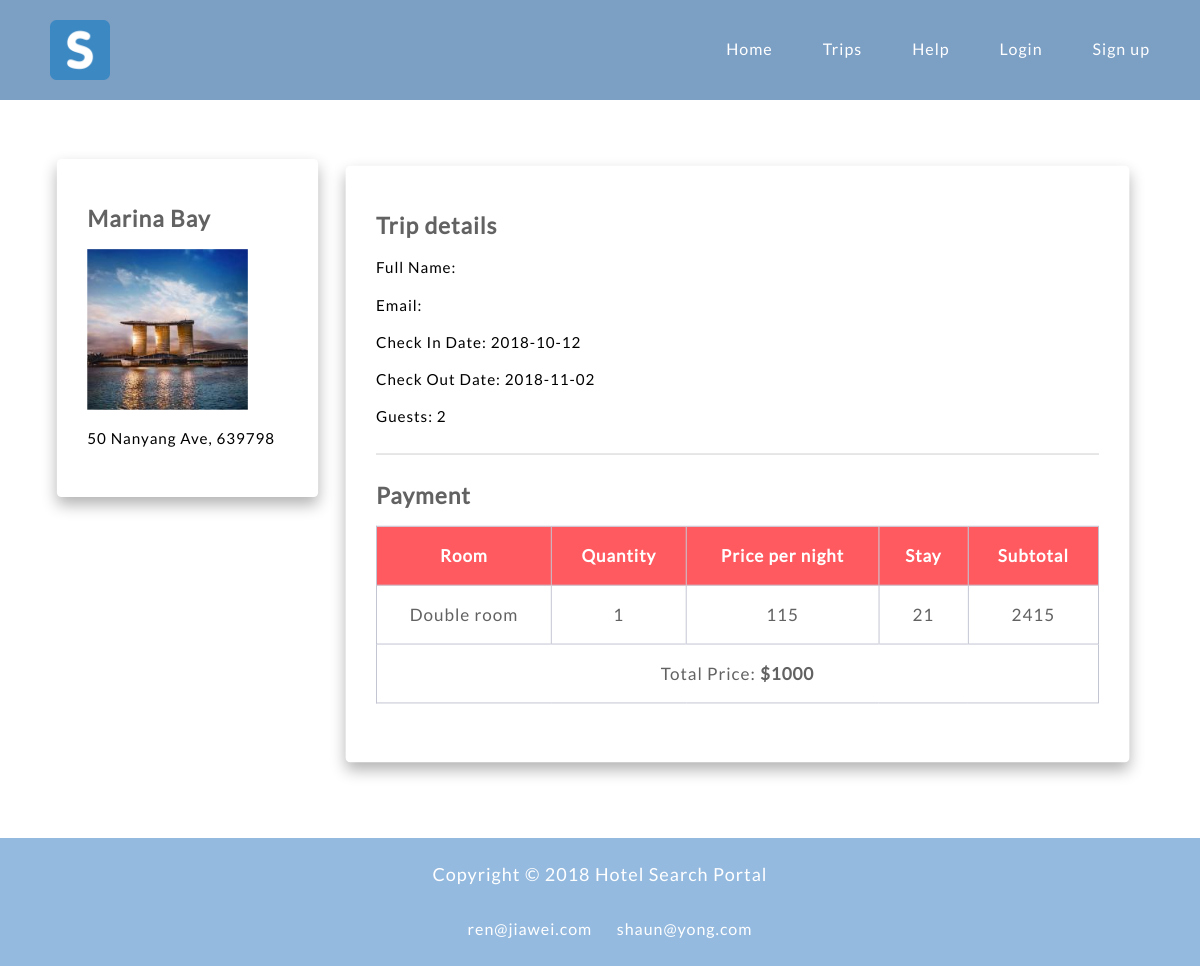
The app's page /HotelSearch/booking_detail.php?booking_id=59d085 with its own data.
### tables this page shows
CREATE TABLE `hotel_search` (
  `hotelname` char(30) NOT NULL,
  `detail` text NOT NULL,
  `parking` char(10) NOT NULL,
  `pic_link` char(100) NOT NULL,
  `breakfast` char(10) NOT NULL,
  `location` char(100) NOT NULL,
  `price` float(6,2) DEFAULT NULL,
  `star_ratings` int(11) DEFAULT NULL,
  `address` char(50) NOT NULL,
  `number_of_review` int(11) NOT NULL,
  `review_score` float NOT NULL
);

CREATE TABLE `trips` (
  `username` char(30) NOT NULL,
  `hotel` char(30) NOT NULL,
  `check_in` date NOT NULL,
  `check_out` date NOT NULL,
  `people` int(11) NOT NULL,
  `total_price` float NOT NULL,
  `id` char(50) NOT NULL,
  `single_price` int(11) NOT NULL,
  `double_price` int(11) NOT NULL,
  `single_cnt` int(11) NOT NULL,
  `double_cnt` int(11) NOT NULL,
  `reviewed` tinyint(4) NOT NULL DEFAULT '0'
);

### HotelSearch/booking_detail.php (the view, shortened to what this page needs)
<?php
include "dbconnect.php";
$booking_id= $_GET['booking_id'];
$query = "SELECT * FROM trips LEFT JOIN hotel_search ON trips.hotel= hotel_search.hotelname WHERE id  LIKE '$booking_id'";
$result = mysqli_query($dbcnx,$query);
$row = $result->fetch_assoc();
$double = $row['double_cnt'];
$specific_hotel = $row['hotel'];
$check_in_date = $row['check_in'];
$check_out_date = $row['check_out'];
$people_count = $row['people'];
$double_price = $row['single_price'];
$total_price = $row['total_price'];
$period = (int)date_diff(date_create($check_in_date), date_create($check_out_date))->format("%R%a");
$result = mysqli_query($dbcnx,"SELECT * FROM hotel_search WHERE hotelname  LIKE '%$specific_hotel%'");
$hotel_info = $result->fetch_assoc();
?>
<!DOCTYPE html>
<html lang="en">
	<head>
		<link rel="stylesheet" type="text/css" href="css/main.css">
	</head>
	<body>
		<section class="short_color hero">
			<header>
				<div class="wrapper">
					<a href="index.php"><img src="img/letter-s.png" class="logo" alt="" title=""/></a>
					<nav>
						<ul>
							<li><a href="index.php">Home</a></li>
							<li><a href="trips.php">Trips</a></li>
							<li><a href="help.php">Help</a></li>
							<?php
							if (isset($_SESSION['valid_user']))
							{
							?>
							<li><a href="#">
								<b>
								<?php echo $_SESSION['valid_user']  ?>
								</b>
							</a></li>
							<li><a href="logout.php">Log out</a></li>
							<?php }
							else{
							?>
							<li><a href="login.php?type=log_in">Login</a></li>
							<li><a href="login.php?type=sign_up">Sign up</a></li>
							<?php }
							?>
						</ul>
					</nav>
				</div>
			</header>
		</section>
	   <div class="wrapper">
			  <div id="leftcolumn">
					<div class="card">
						<div class="content">
				      <h2><?php echo $hotel_info['hotelname'];  ?></h2>
							<img src="<?php echo "img/".$hotel_info['pic_link'];  ?> " alt="" title="" class="rate_hotel"/>
							<h4><?php echo $hotel_info['address']; ?></h4>
						</div>
					</div>
				</div>
			<div id="rightcolumn">
				<div class="card">
					<div class="content">
						<h2> Trip details</h2>
						<h4>Full Name: <?php echo $_SESSION['valid_user'] ?></h4>
						<h4>Email: <?php echo $_SESSION['valid_email'] ?></h4>
						<h4>Check In Date: <?php echo $check_in_date ?></h4>
						<h4>Check Out Date: <?php echo $check_out_date ?> </h4>
						<h4>Guests: <?php echo $people_count ?></h4>
						<h2>Payment</h2>
						<form action="submit_booking.php" method="post">
							<table>
								<tr><th>Room</th><th>Quantity</th><th>Price per night</th><th>Stay</th><th>Subtotal</th></tr>
								<?php
							if($double!=0)
							{
								?>
								<tr>
									<td>Double room</td>
									<td><?php echo $double?></td>
									<td><?php echo $double*$double_price ?></td>
									<td><?php echo $period ?></td>
									<td><?php echo $double*$double_price*$period ?></td>
								</tr>
								<?php
							}
							 ?>
							 <tr><td colspan="5">Total Price: <b>$<?php echo $total_price  ?></b></td></tr>
						 </table>
						</form>
					</div>
				</div>
			</div>
		</div>
	</body>
	<footer>
		Copyright &copy; 2018 Hotel Search Portal
	  <br>
	  <a href="mailto:ren@jiawei.com">ren@jiawei.com</a> <a href="mailto:shaun@yong.com">shaun@yong.com</a>
	</footer>
</html>

### HotelSearch/css/main.css (style rules this page uses)
body { background: #fff; margin: 0; }
.wrapper { width: 1100px; margin: 0 auto; position: relative; }
h1, h2, h3, h4, h5 ,h6 { color: #626262; font-family: "lato-regular", Helvetica, Arial, sans-serif; letter-spacing: 1px; }
h2 { font-size: 1.5em; margin: .75em 0 }
h1, h2, h3, h4, h5, h6 { font-weight: bolder }
h4,h5 { color: #000000; font-weight:normal; }
#leftcolumn { float: left; width: 25%; padding-top: 50px; padding-bottom: 60px; }
#rightcolumn { float: left; width: 75%; padding-top: 50px; padding-bottom: 60px; }
.card { box-shadow: 0rem .5rem 1rem rgba(0,0,0,.3); background-color: #fff; width: 100%; border-radius: 0.3rem; transition: all .2s ease-in-out; transform: scale(0.95); }
.content { padding: 2rem; }
.content table { background: white; border-radius:3px; border-collapse: collapse; margin-bottom: 30px; padding:5px; width: 100%; }
.content img { width: 100%; height: auto!important; vertical-align: top; }
tr { border: 1px solid #C1C3D1; color: #626262; font-family: "lato-regular", Helvetica, Arial, sans-serif; letter-spacing: 1px; font-size:18px; font-weight:normal; }
th { padding:20px; text-align:center; vertical-align:middle; border-right: 1px solid #C1C3D1; background-color:#ff5a60; color:#fff }
td { background:#FFFFFF; padding:20px; text-align:center; vertical-align:middle; border-right: 1px solid #C1C3D1; }
header { width: 100%; height: 100px; background: rgba(28, 54, 85, .2); }
header .logo { height: 60px; width: 60px; margin-top: 20px; float: left; }
header nav { float: right; }
header nav ul { margin-top: 40px; list-style: none; overflow: hidden; float: left; }
header nav ul li { float: left; margin-left: 50px; }
header nav ul li a, header nav .login_btn { text-decoration: none; color: #fff; font-family: "lato-regular", Helvetica, Arial, sans-serif; font-size: 16px; letter-spacing: 1px; }
.hero { width: 100%; }
.short_color { height: 100px; position: relative; background-color: #95badf; }
img.rate_hotel { width: 80%; height: auto!important; vertical-align: top; }
.listings ul li .property_details h1,h2,h3,h4,h5,h6 { text-align: left; }
footer { clear: both; position: relative; z-index: 10; height: 6em; margin-top: 0em; width: 100%; padding: 10px 0; background: #95badf; text-align: center; color: #fff; font-family: "lato-regular", Helvetica, Arial, sans-serif; letter-spacing: 1px; font-size:18px; font-weight:normal; line-height: 300%; }
footer a { font-size:16px; margin-left: 20px; text-decoration: none; color:#fff; }

### records on screen
hotel_search: hotelname "Marina Bay", pic_link (picture), address "50 Nanyang Ave, 639798"
trips: check_in "2018-10-12", check_out "2018-11-02", people "2", double_cnt "1", $double*$double_price "115", period "21", $double*$double_price*$period "2415", total_price "1000"
